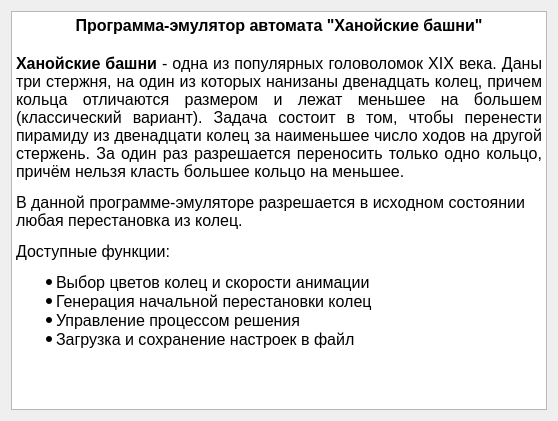
<?xml version="1.0" encoding="UTF-8"?>
<ui version="4.0">
 <class>Dialog</class>
 <widget class="QDialog" name="Dialog">
  <property name="geometry">
   <rect>
    <x>0</x>
    <y>0</y>
    <width>558</width>
    <height>421</height>
   </rect>
  </property>
  <property name="windowTitle">
   <string>О программе</string>
  </property>
  <layout class="QGridLayout" name="gridLayout">
   <item row="0" column="0">
    <widget class="QTextBrowser" name="textBrowser">
     <property name="html">
      <string>&lt;!DOCTYPE HTML PUBLIC &quot;-//W3C//DTD HTML 4.0//EN&quot; &quot;http://www.w3.org/TR/REC-html40/strict.dtd&quot;&gt;
&lt;html&gt;&lt;head&gt;&lt;meta name=&quot;qrichtext&quot; content=&quot;1&quot; /&gt;&lt;style type=&quot;text/css&quot;&gt;
p, li { white-space: pre-wrap; }
&lt;/style&gt;&lt;/head&gt;&lt;body style=&quot; font-family:'MS Shell Dlg 2'; font-size:8.25pt; font-weight:400; font-style:normal;&quot;&gt;
&lt;p align=&quot;center&quot; style=&quot; margin-top:0px; margin-bottom:0px; margin-left:0px; margin-right:0px; -qt-block-indent:0; text-indent:0px;&quot;&gt;&lt;span style=&quot; font-size:12pt; font-weight:600;&quot;&gt;Программа-эмулятор автомата &amp;quot;Ханойские башни&amp;quot;&lt;/span&gt;&lt;/p&gt;
&lt;p align=&quot;center&quot; style=&quot;-qt-paragraph-type:empty; margin-top:0px; margin-bottom:0px; margin-left:0px; margin-right:0px; -qt-block-indent:0; text-indent:0px; font-size:12pt; font-weight:600;&quot;&gt;&lt;br /&gt;&lt;/p&gt;
&lt;p align=&quot;justify&quot; style=&quot; margin-top:0px; margin-bottom:0px; margin-left:0px; margin-right:0px; -qt-block-indent:0; text-indent:0px;&quot;&gt;&lt;span style=&quot; font-family:'sans-serif'; font-size:12pt; font-weight:600; background-color:#ffffff;&quot;&gt;Ханойские башни&lt;/span&gt;&lt;span style=&quot; font-size:12pt;&quot;&gt; - одна из популярных головоломок XIX века. Даны три стержня, на один из которых нанизаны двенадцать колец, причем кольца отличаются размером и лежат меньшее на большем (классический вариант). Задача состоит в том, чтобы перенести пирамиду из двенадцати колец за наименьшее число ходов на другой стержень. За один раз разрешается переносить только одно кольцо, причём нельзя класть большее кольцо на меньшее.&lt;/span&gt;&lt;/p&gt;
&lt;p style=&quot; margin-top:12px; margin-bottom:12px; margin-left:0px; margin-right:0px; -qt-block-indent:0; text-indent:0px;&quot;&gt;&lt;span style=&quot; font-size:12pt;&quot;&gt;В данной программе-эмуляторе разрешается в исходном состоянии любая перестановка из колец.&lt;/span&gt;&lt;/p&gt;
&lt;p style=&quot; margin-top:12px; margin-bottom:12px; margin-left:0px; margin-right:0px; -qt-block-indent:0; text-indent:0px;&quot;&gt;&lt;span style=&quot; font-size:12pt;&quot;&gt;Доступные функции:&lt;/span&gt;&lt;/p&gt;
&lt;ul style=&quot;margin-top: 0px; margin-bottom: 0px; margin-left: 0px; margin-right: 0px; -qt-list-indent: 1;&quot;&gt;&lt;li style=&quot; font-size:12pt;&quot; style=&quot; margin-top:12px; margin-bottom:0px; margin-left:0px; margin-right:0px; -qt-block-indent:0; text-indent:0px;&quot;&gt;Выбор цветов колец и скорости анимации&lt;/li&gt;
&lt;li style=&quot; font-size:12pt;&quot; style=&quot; margin-top:0px; margin-bottom:0px; margin-left:0px; margin-right:0px; -qt-block-indent:0; text-indent:0px;&quot;&gt;Генерация начальной перестановки колец&lt;/li&gt;
&lt;li style=&quot; font-size:12pt;&quot; style=&quot; margin-top:0px; margin-bottom:0px; margin-left:0px; margin-right:0px; -qt-block-indent:0; text-indent:0px;&quot;&gt;Управление процессом решения&lt;/li&gt;
&lt;li style=&quot; font-size:12pt;&quot; style=&quot; margin-top:0px; margin-bottom:12px; margin-left:0px; margin-right:0px; -qt-block-indent:0; text-indent:0px;&quot;&gt;Загрузка и сохранение настроек в файл&lt;/li&gt;&lt;/ul&gt;&lt;/body&gt;&lt;/html&gt;</string>
     </property>
    </widget>
   </item>
  </layout>
 </widget>
 <resources/>
 <connections/>
</ui>
